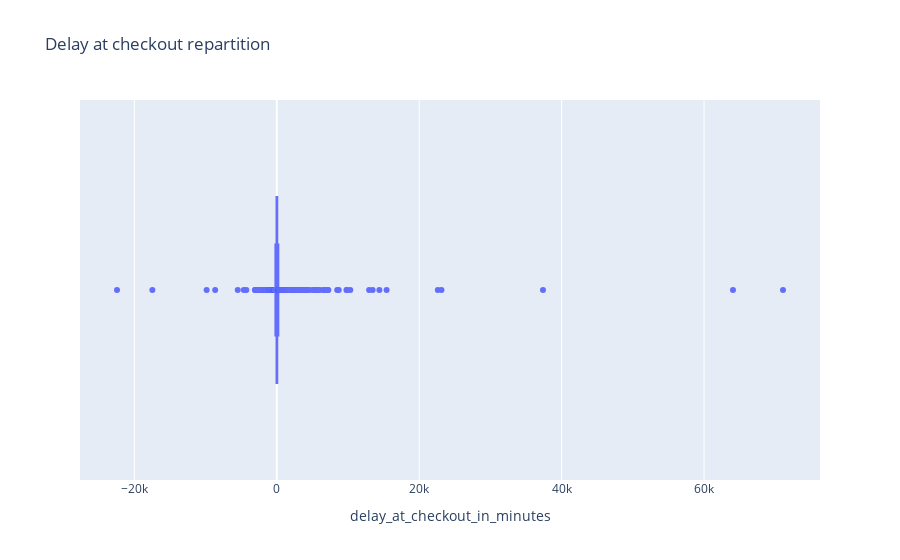

Notebook code for this chart:
### Code cell
fig = px.box(df_delay_analysis, x='delay_at_checkout_in_minutes', title='Delay at checkout repartition')
fig.show()

### Figure 1 — Plotly figure (JSON) as saved in the notebook; plotly's stock layout.template omitted (floating-point values rounded to 4 significant figures; data arrays with more than 128 entries replaced by an {"elided": "..."} marker saying what was removed)
{"data": [{"alignmentgroup": "True", "hovertemplate": "delay_at_checkout_in_minutes=%{x}<extra></extra>", "legendgroup": "", "marker": {"color": "#636efa"}, "name": "", "notched": false, "offsetgroup": "", "orientation": "h", "showlegend": false, "type": "box", "x": {"elided": "21310 int values"}, "x0": " ", "xaxis": "x", "y0": " ", "yaxis": "y"}], "layout": {"autosize": true, "boxmode": "group", "legend": {"tracegroupgap": 0}, "title": {"text": "Delay at checkout repartition"}, "xaxis": {"anchor": "y", "autorange": true, "domain": [0, 1], "range": [-27630.0, 76280.0], "title": {"text": "delay_at_checkout_in_minutes"}, "type": "linear"}, "yaxis": {"anchor": "x", "autorange": true, "domain": [0, 1], "range": [-0.5, 0.5], "type": "category"}}}
